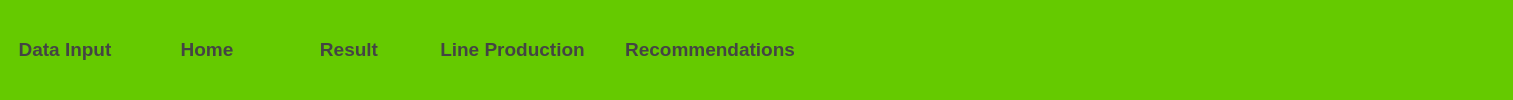
     <widget class="QWidget" name="widget" native="true">
      <property name="styleSheet">
       <string notr="true">QWidget{

background-color:#65ca00;


}
QPushButton{

border:none;
color:#444;
padding:14px;
padding-top:30px;
padding-bottom:30px;
background:none;
}
QPushButton:checked{


border-bottom:4px solid #444;


}
QLabel{
background:none;

}
</string>
      </property>
      <layout class="QGridLayout" name="gridLayout_3">
       <property name="leftMargin">
        <number>0</number>
       </property>
       <property name="topMargin">
        <number>0</number>
       </property>
       <property name="rightMargin">
        <number>0</number>
       </property>
       <property name="bottomMargin">
        <number>0</number>
       </property>
       <item row="0" column="0">
        <layout class="QHBoxLayout" name="horizontalLayout" stretch="0,0,0,0,0,0,0">
         <property name="spacing">
          <number>12</number>
         </property>
         <property name="leftMargin">
          <number>0</number>
         </property>
         <property name="topMargin">
          <number>0</number>
         </property>
         <property name="rightMargin">
          <number>24</number>
         </property>
         <property name="bottomMargin">
          <number>0</number>
         </property>
         <item>
          <widget class="QPushButton" name="data_inp_btn">
           <property name="minimumSize">
            <size>
             <width>130</width>
             <height>20</height>
            </size>
           </property>
           <property name="font">
            <font>
             <pointsize>14</pointsize>
             <weight>75</weight>
             <italic>false</italic>
             <bold>true</bold>
             <underline>false</underline>
            </font>
           </property>
           <property name="cursor">
            <cursorShape>PointingHandCursor</cursorShape>
           </property>
           <property name="styleSheet">
            <string notr="true"/>
           </property>
           <property name="text">
            <string>Data Input</string>
           </property>
           <property name="checkable">
            <bool>true</bool>
           </property>
           <property name="autoExclusive">
            <bool>true</bool>
           </property>
          </widget>
         </item>
         <item>
          <widget class="QPushButton" name="home_btn">
           <property name="minimumSize">
            <size>
             <width>130</width>
             <height>0</height>
            </size>
           </property>
           <property name="font">
            <font>
             <pointsize>14</pointsize>
             <weight>75</weight>
             <italic>false</italic>
             <bold>true</bold>
             <underline>false</underline>
            </font>
           </property>
           <property name="cursor">
            <cursorShape>PointingHandCursor</cursorShape>
           </property>
           <property name="styleSheet">
            <string notr="true"/>
           </property>
           <property name="text">
            <string>Home</string>
           </property>
           <property name="checkable">
            <bool>true</bool>
           </property>
           <property name="autoExclusive">
            <bool>true</bool>
           </property>
          </widget>
         </item>
         <item>
          <widget class="QPushButton" name="result_btn">
           <property name="minimumSize">
            <size>
             <width>130</width>
             <height>0</height>
            </size>
           </property>
           <property name="font">
            <font>
             <pointsize>14</pointsize>
             <weight>75</weight>
             <italic>false</italic>
             <bold>true</bold>
             <underline>false</underline>
            </font>
           </property>
           <property name="cursor">
            <cursorShape>PointingHandCursor</cursorShape>
           </property>
           <property name="styleSheet">
            <string notr="true"/>
           </property>
           <property name="text">
            <string>Result</string>
           </property>
           <property name="checkable">
            <bool>true</bool>
           </property>
           <property name="autoExclusive">
            <bool>true</bool>
           </property>
          </widget>
         </item>
         <item>
          <widget class="QPushButton" name="line_production_btn">
           <property name="minimumSize">
            <size>
             <width>0</width>
             <height>0</height>
            </size>
           </property>
           <property name="font">
            <font>
             <pointsize>14</pointsize>
             <weight>75</weight>
             <italic>false</italic>
             <bold>true</bold>
             <underline>false</underline>
            </font>
           </property>
           <property name="cursor">
            <cursorShape>PointingHandCursor</cursorShape>
           </property>
           <property name="styleSheet">
            <string notr="true"/>
           </property>
           <property name="text">
            <string>Line Production</string>
           </property>
           <property name="checkable">
            <bool>true</bool>
           </property>
           <property name="autoExclusive">
            <bool>true</bool>
           </property>
          </widget>
         </item>
         <item>
          <widget class="QPushButton" name="recommendation_btn">
           <property name="font">
            <font>
             <pointsize>14</pointsize>
             <weight>75</weight>
             <italic>false</italic>
             <bold>true</bold>
             <underline>false</underline>
            </font>
           </property>
           <property name="cursor">
            <cursorShape>PointingHandCursor</cursorShape>
           </property>
           <property name="text">
            <string>Recommendations</string>
           </property>
           <property name="checkable">
            <bool>true</bool>
           </property>
           <property name="autoExclusive">
            <bool>true</bool>
           </property>
          </widget>
         </item>
         <item>
          <spacer name="horizontalSpacer">
           <property name="orientation">
            <enum>Qt::Horizontal</enum>
           </property>
           <property name="sizeHint" stdset="0">
            <size>
             <width>488</width>
             <height>20</height>
            </size>
           </property>
          </spacer>
         </item>
         <item>
          <widget class="QLabel" name="company_logo">
           <property name="sizePolicy">
            <sizepolicy hsizetype="Preferred" vsizetype="Preferred">
             <horstretch>0</horstretch>
             <verstretch>0</verstretch>
            </sizepolicy>
           </property>
           <property name="minimumSize">
            <size>
             <width>180</width>
             <height>75</height>
            </size>
           </property>
           <property name="maximumSize">
            <size>
             <width>280</width>
             <height>100</height>
            </size>
           </property>
           <property name="text">
            <string/>
           </property>
           <property name="pixmap">
            <pixmap resource="../../assets/resources.qrc">:/newPrefix/icons/Schueco_Logo_RGB_Black.png</pixmap>
           </property>
           <property name="scaledContents">
            <bool>false</bool>
           </property>
           <property name="wordWrap">
            <bool>false</bool>
           </property>
          </widget>
         </item>
        </layout>
       </item>
      </layout>
     </widget>
